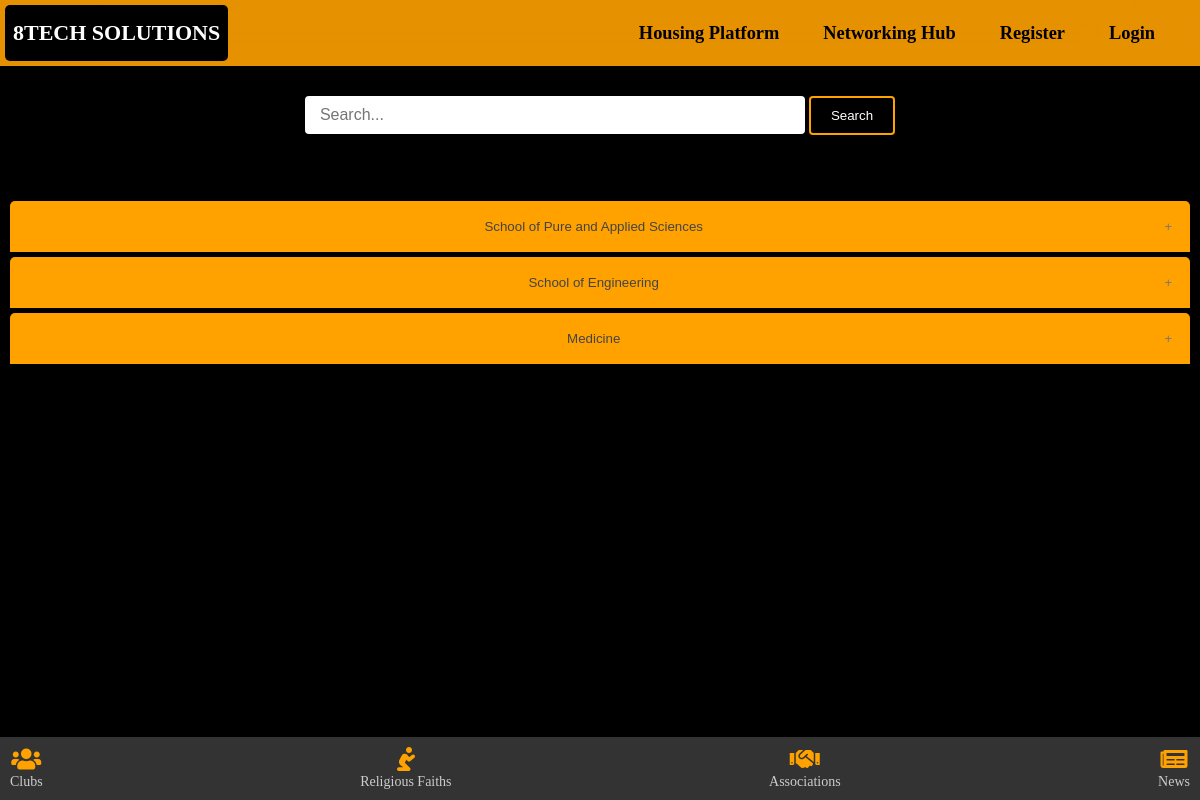
The page /academic on the database its author committed.
### academic/models.py (models this page shows, shortened)
class School(models.Model):
    school_name = models.CharField(max_length=200)

### academic/views.py (the view)
# urls.py: path('academic', views.academic, name='academic'),
def academic(request):
    schools = School.objects.filter()
    departments = Department.objects.filter()
    courses = Course.objects.filter()
    context = {'schools': schools, 'departments': departments, 'courses': courses}
    return render(request, 'academic/academic.html', context)

### academic/templates/academic/academic.html (shortened to what this page needs)
{% extends "main.html" %}
{% load static %}
{% block content %}
<body class="home">
<div class="academics">
<div class="search-container">
    <input type="text" class="search-box" placeholder="Search...">
    <button class="search-btn">Search</button>
</div>
<div class="school">
  <h2>Academic Resources</h2>
{% for school in schools %}
<button class="accordion">{{school.school_name}}</button>
{% endfor %}
</div>
</div>
</body>
{% endblock content %}

### static/styles/main.css (style rules this page uses)
* { margin: 0; padding: 0; box-sizing: border-box; text-decoration: none; }
.search-container { text-align: center; }
.search-box { margin-top: 6rem; margin-bottom: 30px; padding: 9px 15px; width: 50%; max-width: 500px; border: 2px solid #ffa200; border-radius: 4px; font-size: 16px; }
.search-btn { padding: 10px 20px; background-color: #ffa200; color: #fff; border: 2px solid #ffa200; border-radius: 4px; cursor: pointer; }
input { outline: none; }

### rows shown on the page
School: school_name "School of Pure and Applied Sciences"
School: school_name "School of Engineering"
School: school_name "Medicine"
